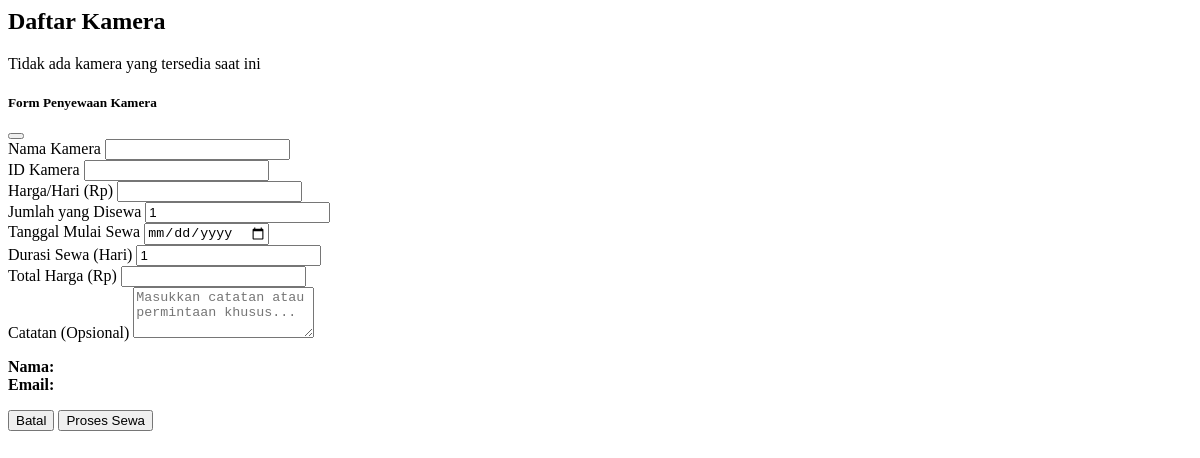
The page /page/daftar_kamera.php on the database as committed earlier.
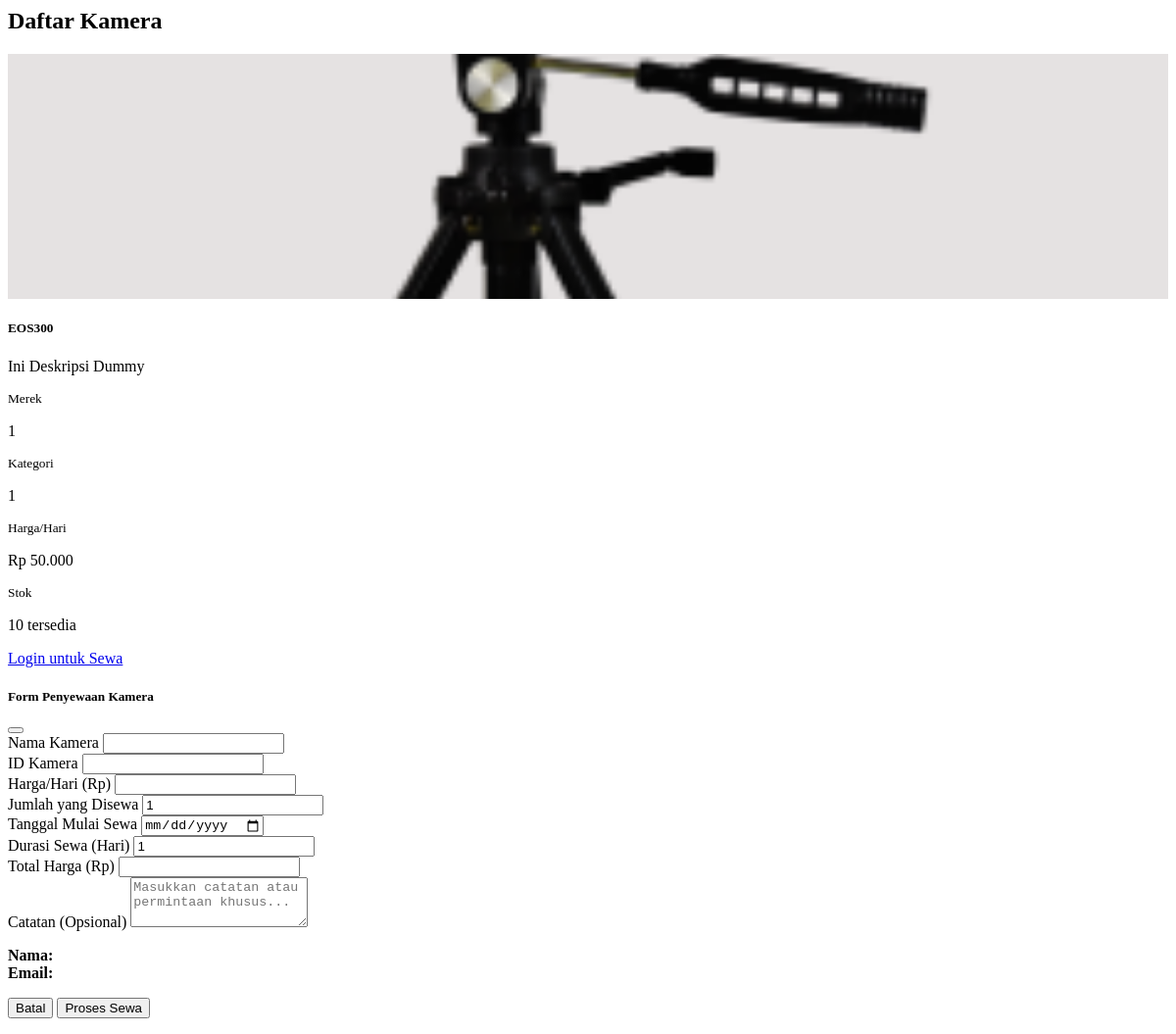
The same page on the database as committed later.
### tables this page shows
CREATE TABLE `tb_barang` (
  `id_barang` varchar(15) NOT NULL,
  `nama_barang` varchar(150) NOT NULL,
  `deskripsi` varchar(255) NOT NULL,
  `harga_sewa_hari` varchar(25) NOT NULL,
  `stok` varchar(8) NOT NULL,
  `merk` varchar(50) NOT NULL,
  `kategori` varchar(25) NOT NULL,
  `gambar` varchar(255) NOT NULL
);

### admin/koneksi.php (called while the page is built, shortened)
<?php
class Database {
    private static $instance = null;
    private $conn;
    private function __construct() {
        $host = "localhost";
        $user = "root";
        $pass = "";
        $db = "rental_kamera";
        $this->conn = new mysqli($host, $user, $pass, $db);
        $this->conn->set_charset("utf8");
    }
    public static function getInstance() {
        if (self::$instance === null) {
            self::$instance = new self();
        }
        return self::$instance;
    }
    public function getConnection() {
        return $this->conn;
    }
}
class Factory {
    private static $models = [];
    public static function create($modelName) {
        $modelFile = __DIR__ . '/model/' . strtolower($modelName) . '.php';
        $className = ucfirst($modelName);
        self::$models[$modelName] = new $className();
        return self::$models[$modelName];
    }
}
function model($modelName) {
    return Factory::create($modelName);
}
?>

### admin/model/barang.php (called while the page is built, shortened)
<?php
require_once "koneksi.php";
class Barang
{
    private $conn;
    public function __construct() {
        $this->conn = Database::getInstance()->getConnection();
    }
    public function tampil()
    {
        $sql = "SELECT * FROM tb_barang";
        $result = $this->conn->query($sql);
        return $result ? $result->fetch_all(MYSQLI_ASSOC) : [];
    }
}

### page/daftar_kamera.php (the view, shortened to what the changed rows need)
<?php
require '../admin/koneksi.php';
$barang = model('barang');
$daftarKamera = $barang->tampil();
$isLoggedIn = isset($_SESSION['id_cust']);
?>
<div class="row mb-4">
    <div class="col-md-12">
        <h2 class="fw-bold mb-4">
            <i class="bi bi-camera"></i> Daftar Kamera
        </h2>
    </div>
</div>
<?php if (empty($daftarKamera)) { ?>
    <div class="alert alert-info text-center">
        <p>Tidak ada kamera yang tersedia saat ini</p>
    </div>
<?php } else { ?>
    <div class="row">
        <?php foreach ($daftarKamera as $kamera) { ?>
            <div class="col-md-4 mb-4">
                <div class="card shadow-sm h-100 hover-card">
                    <div style="height: 250px; overflow: hidden; background-color: #f0f0f0;">
                        <?php
                        $gambarPath = "../admin/uploads/" . $kamera['gambar'];
                        if (!empty($kamera['gambar']) && file_exists($gambarPath)) {
                            echo '<img src="' . $gambarPath . '" alt="' . $kamera['nama_barang'] . '" class="card-img-top" style="width: 100%; height: 100%; object-fit: cover;">';
                        } else {
                            echo '<div class="d-flex align-items-center justify-content-center h-100"><i class="bi bi-image fs-1 text-muted"></i></div>';
                        }
                        ?>
                    </div>
                    <div class="card-body">
                        <h5 class="card-title fw-bold"><?php echo htmlspecialchars($kamera['nama_barang']); ?></h5>
                        <p class="text-muted small"><?php echo htmlspecialchars($kamera['deskripsi']); ?></p>
                        <div class="row mb-3">
                            <div class="col-6">
                                <small class="text-muted">Merek</small>
                                <p class="fw-bold"><?php echo htmlspecialchars($kamera['merk']); ?></p>
                            </div>
                            <div class="col-6">
                                <small class="text-muted">Kategori</small>
                                <p class="fw-bold"><?php echo htmlspecialchars($kamera['kategori']); ?></p>
                            </div>
                        </div>
                        <div class="row mb-3">
                            <div class="col-6">
                                <small class="text-muted">Harga/Hari</small>
                                <p class="fw-bold text-success">Rp <?php echo number_format($kamera['harga_sewa_hari'], 0, ',', '.'); ?></p>
                            </div>
                            <div class="col-6">
                                <small class="text-muted">Stok</small>
                                <p class="fw-bold">
                                    <?php
                                    $stok = intval($kamera['stok']);
                                    if ($stok > 0) {
                                        echo '<span class="badge bg-success">' . $stok . ' tersedia</span>';
                                    } else {
                                        echo '<span class="badge bg-danger">Habis</span>';
                                    }
                                    ?>
                                </p>
                            </div>
                        </div>
                    </div>
                    <div class="card-footer bg-white">
                        <?php if ($stok > 0) { ?>
                            <?php if ($isLoggedIn) { ?>
                                <button class="btn btn-primary w-100 btn-sm"
                                    data-bs-toggle="modal"
                                    data-bs-target="#modalSewa"
                                    onclick="setKameraData('<?php echo $kamera['id_barang']; ?>', '<?php echo htmlspecialchars($kamera['nama_barang']); ?>', '<?php echo $kamera['harga_sewa_hari']; ?>')">
                                    <i class="bi bi-cart-plus"></i> Sewa Sekarang
                                </button>
                            <?php } else { ?>
                                <a href="login.php" class="btn btn-primary w-100 btn-sm">
                                    <i class="bi bi-box-arrow-in-right"></i> Login untuk Sewa
                                </a>
                            <?php } ?>
                        <?php } else { ?>
                            <button class="btn btn-secondary w-100 btn-sm" disabled>
                                <i class="bi bi-ban"></i> Stok Habis
                            </button>
                        <?php } ?>
                    </div>
                </div>
            </div>
        <?php } ?>
    </div>
<?php } ?>

Rows that differ between the two databases and show on the page:
added tb_barang: gambar (picture), nama_barang "EOS300", deskripsi "Ini Deskripsi Dummy", merk "1", kategori "1", harga_sewa_hari "50.000", stok "10", shows "Login untuk Sewa"
Other text that changed with them:
text no longer shown: "Tidak ada kamera yang tersedia saat ini"
